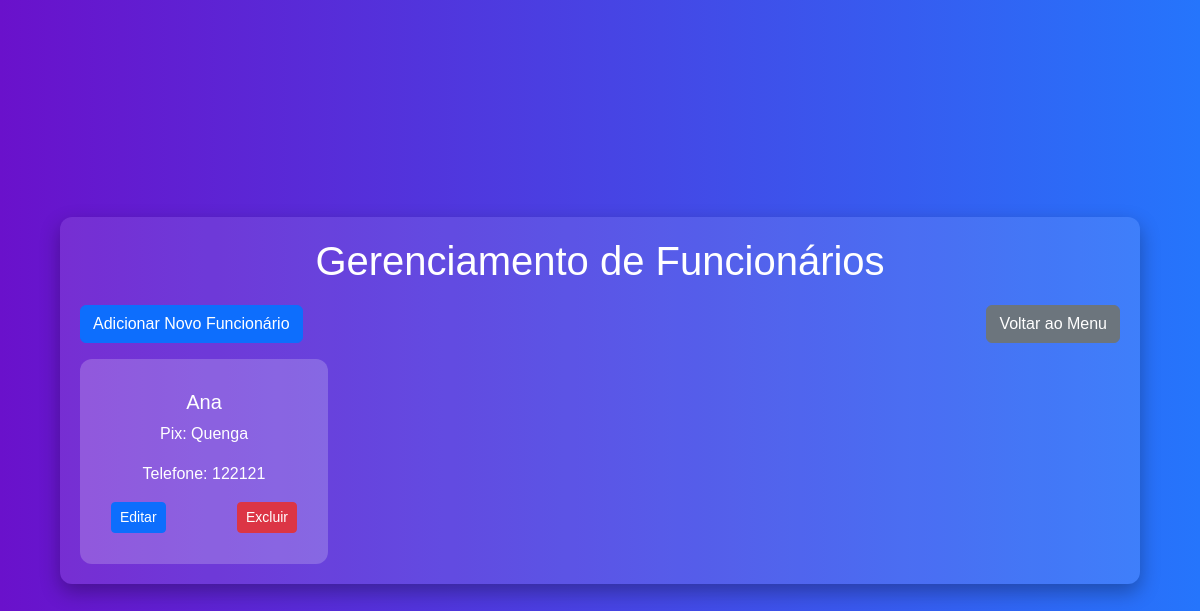
The page /employees on the database its author committed.
### app.py (models this page shows, shortened)
class Employee(db.Model):
    id = db.Column(db.Integer, primary_key=True)
    name = db.Column(db.String(100), nullable=False)
    role = db.Column(db.String(100), nullable=False)
    phone = db.Column(db.String(15), nullable=False)

### app.py (the view, shortened to what this page needs)
@app.route('/employees', methods=['GET', 'POST'])
def list_employees():
    employees = Employee.query.all()
    return render_template('employees.html', employees=employees)

### templates/employees.html (shortened to what this page needs)
<!DOCTYPE html>
<html lang="pt-br">
<head>
    <link href="https://cdn.jsdelivr.net/npm/bootstrap@5.3.0-alpha3/dist/css/bootstrap.min.css" rel="stylesheet">
</head>
<body>
    <div class="container">
        <h1>Gerenciamento de Funcionários</h1>
        <div class="d-flex justify-content-between mb-3">
            <button type="button" class="btn btn-primary" data-bs-toggle="modal" data-bs-target="#addEmployeeModal">
                Adicionar Novo Funcionário
            </button>
            <a href="/" class="btn btn-secondary">Voltar ao Menu</a>
        </div>
        <div class="row g-3">
            {% for employee in employees %}
            <div class="col-md-3">
                <div class="card employee-card">
                    <div class="card-body">
                        <h5 class="card-title">{{ employee.name }}</h5>
                        <p class="card-text">Pix: {{ employee.role }}</p>
                        <p class="card-text">Telefone: {{ employee.phone }}</p>
                        <div class="btn-container">
                            <button class="btn btn-primary btn-sm" data-bs-toggle="modal" data-bs-target="#editEmployeeModal{{ employee.id }}">Editar</button>
                            <form action="/employees/delete/{{ employee.id }}" method="POST" onsubmit="return confirm('Tem certeza que deseja excluir este funcionário?');">
                                <button type="submit" class="btn btn-danger btn-sm">Excluir</button>
                            </form>
                        </div>
                    </div>
                </div>
            </div>
            {% endfor %}
        </div>
    </div>
</body>
</html>

### templates/employees.html (style rules this page uses)
body { background: linear-gradient(to right, #6a11cb, #2575fc); min-height: 100vh; display: flex; flex-direction: column; justify-content: center; align-items: center; font-family: 'Arial', sans-serif; color: #fff; }
.container { background-color: rgba(255, 255, 255, 0.1); border-radius: 12px; padding: 20px; width: 90%; max-width: 1200px; box-shadow: 0px 8px 20px rgba(0, 0, 0, 0.3); }
h1 { text-align: center; margin-bottom: 20px; }
.employee-card { background-color: rgba(255, 255, 255, 0.2); border: none; border-radius: 12px; color: #fff; padding: 15px; text-align: center; }
.btn-container { display: flex; justify-content: space-between; gap: 10px; }

### rows shown on the page
Employee: name "Ana", role "Quenga", phone "122121"
